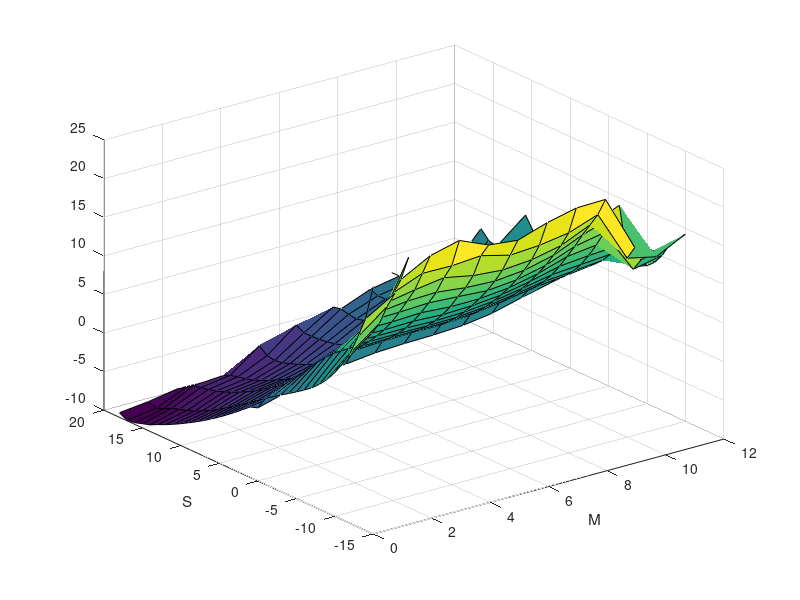
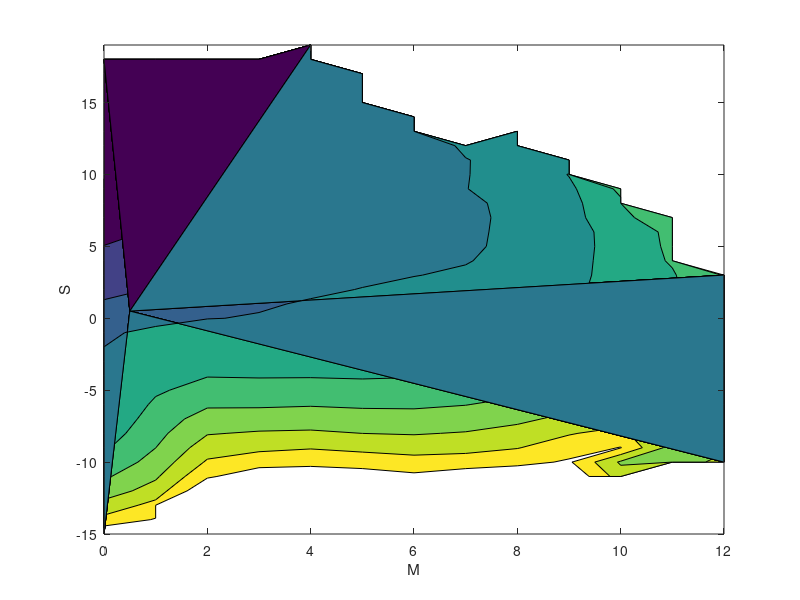

Write MATLAB code to recreate these figures, in order.
close all
clear all
M=linspace(0,12,13);
S=linspace(-15,19,35);
G=load('free_energy.dat');
surf(M,S,G');xlabel('M');ylabel('S');
figure
contourf(M,S,G');xlabel('M');ylabel('S');
